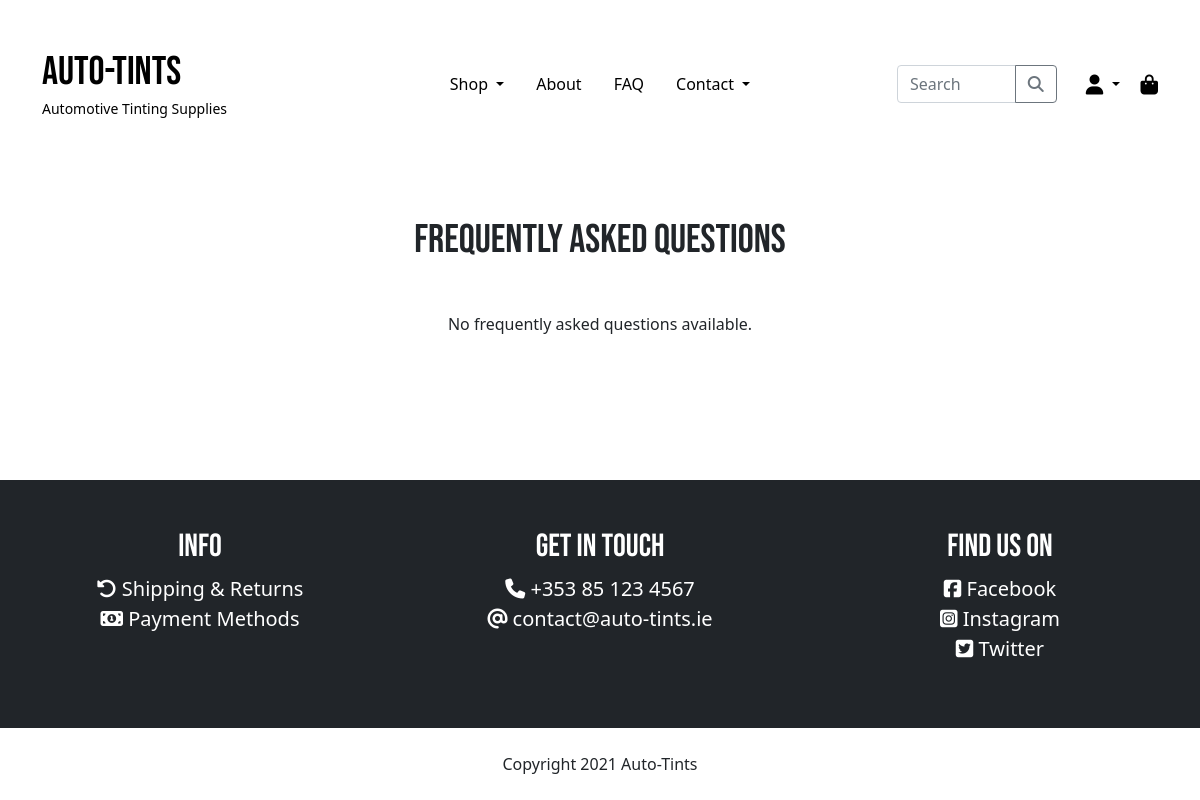
/pages/faq/, run on an earlier commit of the app's database.
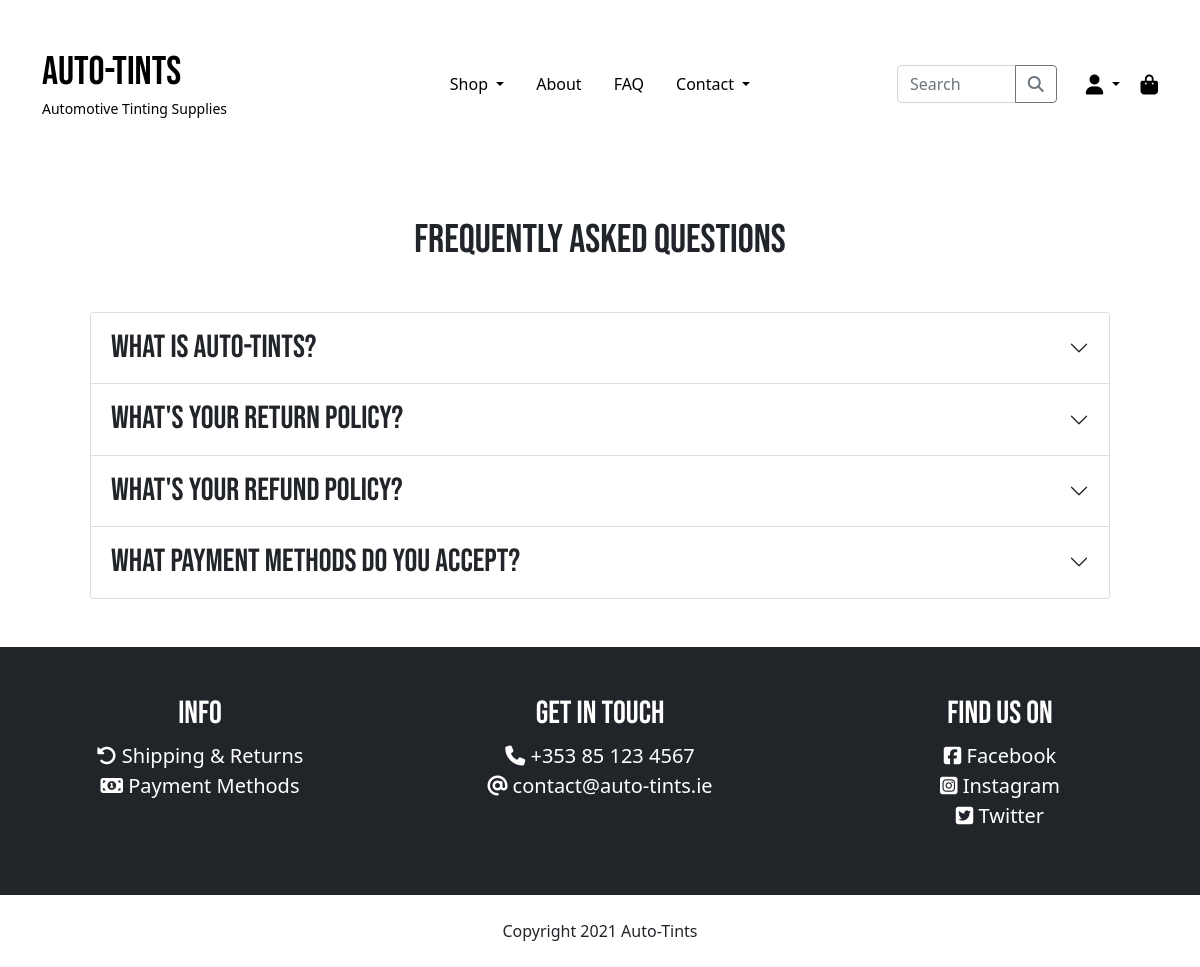
And on a later commit of the database.
### pages/models.py (models this page shows, shortened)
class Faq(models.Model):
    collapse_id = models.CharField(max_length=150, null=False, blank=False)
    title = models.CharField(max_length=150, null=False, blank=False)
    body = models.TextField(null=False, blank=False)

### pages/views.py (the view)
# urls.py: path('pages/faq/', views.faq, name='faq'),
def faq(request):
    faq = Faq.objects.all()
    context = {
        'faq': faq
    }
    return render(request, 'pages/faq.html', context)

### auto_tints/context_processors.py (called while the page is built, shortened)
def get_categories(request):
    categories = Category.objects.all()
    context = {
        'categories': categories,
    }
    return context

def cart_contents(request):
    cart = request.session.get('cart', {})
    cart_items = []
    cart_items_count = 0
    total = 0
    if cart:
        for quantity in list(cart.values()):
            cart_items_count += int(quantity)
    grand_total = total + settings.DELIVERY_CHARGE
    context = {
        'cart_items': cart_items,
        'cart_items_count': cart_items_count,
        'total': total,
        'grand_total': grand_total,
        'delivery_charge': settings.DELIVERY_CHARGE,
    }
    return context

### pages/templates/pages/faq.html (shortened to what this page needs)
{% extends "base.html" %}
{% load static %}
{% block content %}
<div class="container">
    <h1 class="text-center my-5">Frequently Asked Questions</h1>
    {% if faq %}
    <div class="accordion mx-md-5 mb-5" id="accordion">
        {% for item in faq %}
            <div class="accordion-item">
                <h2 class="accordion-header" id="{{ item.collapse_id }}heading">
                    <button class="accordion-button fs-2 collapsed" type="button" data-bs-toggle="collapse"
                        data-bs-target="#{{ item.collapse_id }}" aria-expanded="false"
                        aria-controls="{{ item.collapse_id }}">
                        {{ item.title }}
                    </button>
                </h2>
            </div>
        {% endfor %}
    </div>
    {% else %}
        <p class="text-center">No frequently asked questions available.</p>
    {% endif %}
</div>
{% endblock %}

What changed in the data, as far as the page shows it:
added Faq: title "What is Auto-Tints?"
added Faq: title "What's your return policy?"
added Faq: title "What's your refund policy?"
added Faq: title "What payment methods do you accept?"
Also different on the page:
text no longer shown: "No frequently asked questions available."
